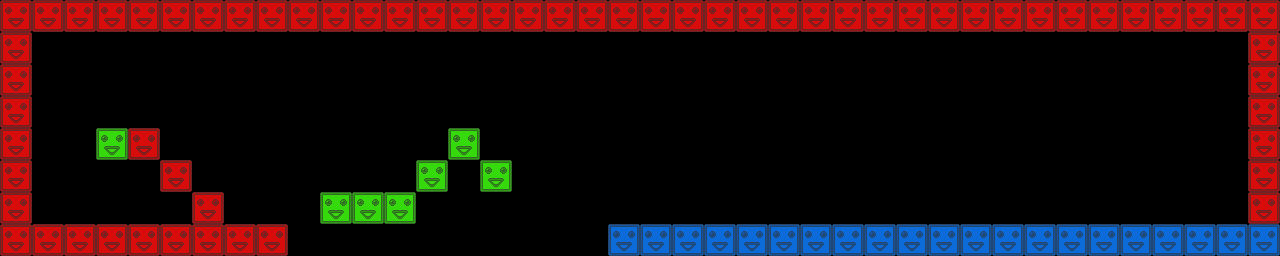

The image is a tile-based game level rendered from a .tmx file. Its description and source (layers, tilesets, objects; grid data summarised) follow:
An orthogonal 40x8 tile map with 32x32 px tiles, 3 tile layers (red, green, blue).

<map version="1.0" orientation="orthogonal" renderorder="right-down" width="40" height="8" tilewidth="32" tileheight="32" nextobjectid="1">
 <properties>
  <property name="Author" value="Mike Santiago" />
  <property name="Name" value="Example Level" />
 </properties>
 <tileset firstgid="1" name="Bunny" tilewidth="32" tileheight="32">
  <image source="blocks.png" width="96" height="32" />
 </tileset>
 <layer name="red" width="40" height="8">
  <data>[320 cells, 9 non-empty, 1 distinct tile ids]</data>
 </layer>
 <layer name="green" width="40" height="8">
  <data>[320 cells, 5 non-empty, 1 distinct tile ids]</data>
 </layer>
 <layer name="blue" width="40" height="8">
  <data>[320 cells, 78 non-empty, 3 distinct tile ids]</data>
 </layer>
 <objectgroup name="crystals" />
</map>
